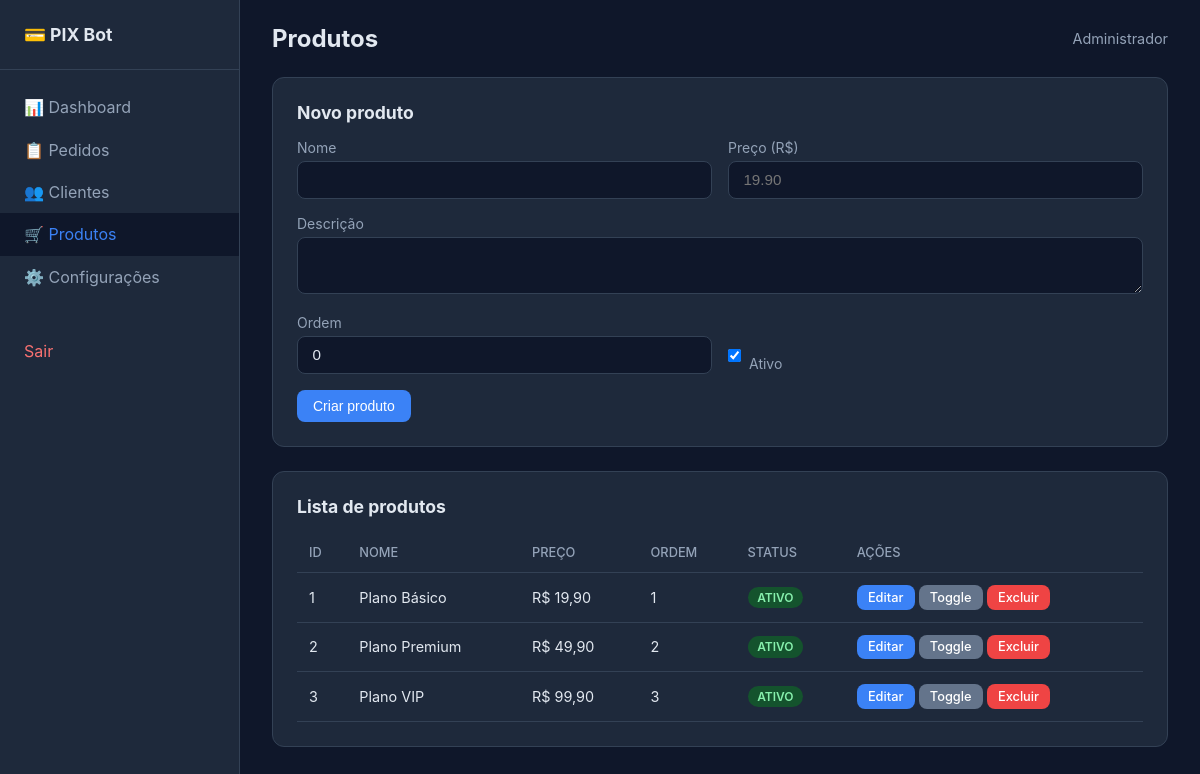
/panel/products.php (signed in), run on the app's committed database.
### tables this page shows
CREATE TABLE IF NOT EXISTS products (
  id INT UNSIGNED AUTO_INCREMENT PRIMARY KEY,
  name VARCHAR(150) NOT NULL,
  description TEXT,
  price DECIMAL(10,2) NOT NULL,
  active TINYINT(1) DEFAULT 1,
  sort_order INT DEFAULT 0,
  created_at TIMESTAMP DEFAULT CURRENT_TIMESTAMP,
  updated_at TIMESTAMP DEFAULT CURRENT_TIMESTAMP ON UPDATE CURRENT_TIMESTAMP
);

### panel/config.php (called while the page is built, shortened)
<?php
function db(): PDO {
    static $pdo = null;
    if ($pdo === null) {
        $dsn = sprintf(
            'mysql:host=%s;port=%s;dbname=%s;charset=utf8mb4',
            DB_HOST,
            DB_PORT,
            DB_NAME
        );
        $pdo = new PDO($dsn, DB_USER, DB_PASS, [
            PDO::ATTR_ERRMODE => PDO::ERRMODE_EXCEPTION,
            PDO::ATTR_DEFAULT_FETCH_MODE => PDO::FETCH_ASSOC,
            PDO::ATTR_EMULATE_PREPARES => false,
        ]);
    }
    return $pdo;
}
function e(?string $str): string {
    return htmlspecialchars($str ?? '', ENT_QUOTES, 'UTF-8');
}
function money($value): string {
    return 'R$ ' . number_format((float)$value, 2, ',', '.');
}

### panel/products.php (the view, shortened to what this page needs)
<?php
require_once __DIR__ . '/config.php';
$edit = null;
$products = db()->query('SELECT * FROM products ORDER BY sort_order, id')->fetchAll();
$page = 'products';
$pageTitle = 'Produtos';
include __DIR__ . '/layout.php';
?>
<div class="card" style="margin-bottom: 1.5rem;">
    <h2><?= $edit ? 'Editar produto' : 'Novo produto' ?></h2>
    <form method="POST">
        <div class="form-row">
            <div>
                <label>Nome</label>
                <input type="text" name="name" required value="<?= e($edit['name'] ?? '') ?>">
            </div>
            <div>
                <label>Preço (R$)</label>
                <input type="text" name="price" required value="<?= e($edit['price'] ?? '') ?>" placeholder="19.90">
            </div>
        </div>
        <label>Descrição</label>
        <textarea name="description" rows="2"><?= e($edit['description'] ?? '') ?></textarea>
        <div class="form-row">
            <div>
                <label>Ordem</label>
                <input type="number" name="sort_order" value="<?= e($edit['sort_order'] ?? '0') ?>">
            </div>
            <div style="display:flex;align-items:center;gap:0.5rem;padding-top:1.5rem;">
                <input type="checkbox" name="active" id="active" <?= ($edit['active'] ?? 1) ? 'checked' : '' ?> style="width:auto">
                <label for="active" style="margin:0">Ativo</label>
            </div>
        </div>
        <button type="submit" class="btn"><?= $edit ? 'Salvar' : 'Criar produto' ?></button>
    </form>
</div>
<div class="card">
    <h2>Lista de produtos</h2>
    <div class="table-wrap">
        <table>
            <thead>
                <tr>
                    <th>ID</th>
                    <th>Nome</th>
                    <th>Preço</th>
                    <th>Ordem</th>
                    <th>Status</th>
                    <th>Ações</th>
                </tr>
            </thead>
            <tbody>
                <?php foreach ($products as $p): ?>
                <tr>
                    <td><?= $p['id'] ?></td>
                    <td><?= e($p['name']) ?></td>
                    <td><?= money($p['price']) ?></td>
                    <td><?= $p['sort_order'] ?></td>
                    <td>
                        <span class="badge <?= $p['active'] ? 'badge-paid' : 'badge-expired' ?>">
                            <?= $p['active'] ? 'ATIVO' : 'INATIVO' ?>
                        </span>
                    </td>
                    <td>
                        <a href="?edit=<?= $p['id'] ?>" class="btn btn-sm">Editar</a>
                        <a href="?toggle=<?= $p['id'] ?>" class="btn btn-sm" style="background:#64748b">Toggle</a>
                        <a href="?delete=<?= $p['id'] ?>" class="btn btn-sm btn-danger" onclick="return confirm('Excluir?')">Excluir</a>
                    </td>
                </tr>
                <?php endforeach; ?>
            </tbody>
        </table>
    </div>
</div>
<?php include __DIR__ . '/layout_end.php'; ?>

### panel/layout.php (shortened to what this page needs)
<!DOCTYPE html>
<html lang="pt-BR">
<head>
</head>
<body>
    <aside class="sidebar">
        <div class="brand">💳 PIX Bot</div>
        <a href="index.php" class="<?= $page === 'dashboard' ? 'active' : '' ?>">📊 Dashboard</a>
        <a href="orders.php" class="<?= $page === 'orders' ? 'active' : '' ?>">📋 Pedidos</a>
        <a href="clients.php" class="<?= $page === 'clients' ? 'active' : '' ?>">👥 Clientes</a>
        <a href="products.php" class="<?= $page === 'products' ? 'active' : '' ?>">🛒 Produtos</a>
        <a href="settings.php" class="<?= $page === 'settings' ? 'active' : '' ?>">⚙️ Configurações</a>
        <a href="logout.php" style="margin-top: 2rem; color: #f87171;">Sair</a>
    </aside>
    <main class="main">
        <div class="header">
            <h1><?= e($pageTitle ?? ucfirst($page)) ?></h1>
            <div class="user"><?= e($_SESSION['admin_name'] ?? '') ?></div>
        </div>

### panel/layout_end.php
</main>
</body>
</html>

### panel/layout.php (style rules this page uses)
:root { --bg: #0f172a; --card: #1e293b; --border: #334155; --text: #e2e8f0; --muted: #94a3b8; --primary: #3b82f6; --green: #22c55e; --orange: #f59e0b; --red: #ef4444; }
* { box-sizing: border-box; margin: 0; padding: 0; }
body { font-family: -apple-system, BlinkMacSystemFont, 'Segoe UI', Roboto, sans-serif; background: var(--bg); color: var(--text); min-height: 100vh; display: flex; }
.sidebar { width: 240px; background: var(--card); border-right: 1px solid var(--border); padding: 1.5rem 0; flex-shrink: 0; }
.sidebar .brand { padding: 0 1.5rem 1.5rem; font-weight: 700; font-size: 1.1rem; border-bottom: 1px solid var(--border); margin-bottom: 1rem; }
.sidebar a { display: block; padding: 0.7rem 1.5rem; color: var(--muted); text-decoration: none; transition: all 0.15s; }
.sidebar a:hover, .sidebar a.active { background: #0f172a; color: var(--primary); }
.main { flex: 1; padding: 1.5rem 2rem; overflow-x: auto; }
.header { display: flex; justify-content: space-between; align-items: center; margin-bottom: 1.5rem; }
.header h1 { font-size: 1.5rem; }
.header .user { color: var(--muted); font-size: 0.9rem; }
.card { background: var(--card); border: 1px solid var(--border); border-radius: 12px; padding: 1.5rem; }
.card h2 { font-size: 1.1rem; margin-bottom: 1rem; }
.table-wrap { overflow-x: auto; }
table { width: 100%; border-collapse: collapse; font-size: 0.9rem; }
th, td { padding: 0.75rem; text-align: left; border-bottom: 1px solid var(--border); }
th { color: var(--muted); font-weight: 500; font-size: 0.8rem; text-transform: uppercase; }
.badge { display: inline-block; padding: 0.2rem 0.6rem; border-radius: 999px; font-size: 0.75rem; font-weight: 600; }
.badge-paid { background: #14532d; color: #86efac; }
.btn { display: inline-block; padding: 0.5rem 1rem; border-radius: 8px; border: none; font-size: 0.875rem; font-weight: 500; cursor: pointer; text-decoration: none; color: white; background: var(--primary); }
.btn-danger { background: var(--red); }
.btn-sm { padding: 0.3rem 0.7rem; font-size: 0.8rem; }
form label { display: block; margin-bottom: 0.3rem; font-size: 0.875rem; color: var(--muted); }
form input, form textarea, form select { width: 100%; padding: 0.6rem 0.9rem; border: 1px solid var(--border); border-radius: 8px; background: var(--bg); color: var(--text); margin-bottom: 1rem; font-size: 0.95rem; }
.form-row { display: grid; grid-template-columns: 1fr 1fr; gap: 1rem; }

### data on the page
products: id "1", name "Plano Básico", price "R$ 19,90", sort_order "1", active "ATIVO"
products: id "2", name "Plano Premium", price "R$ 49,90", sort_order "2", active "ATIVO"
products: id "3", name "Plano VIP", price "R$ 99,90", sort_order "3", active "ATIVO"

### other printed values
$pageTitle "Produtos"
$_SESSION['admin_name'] "Administrador"
